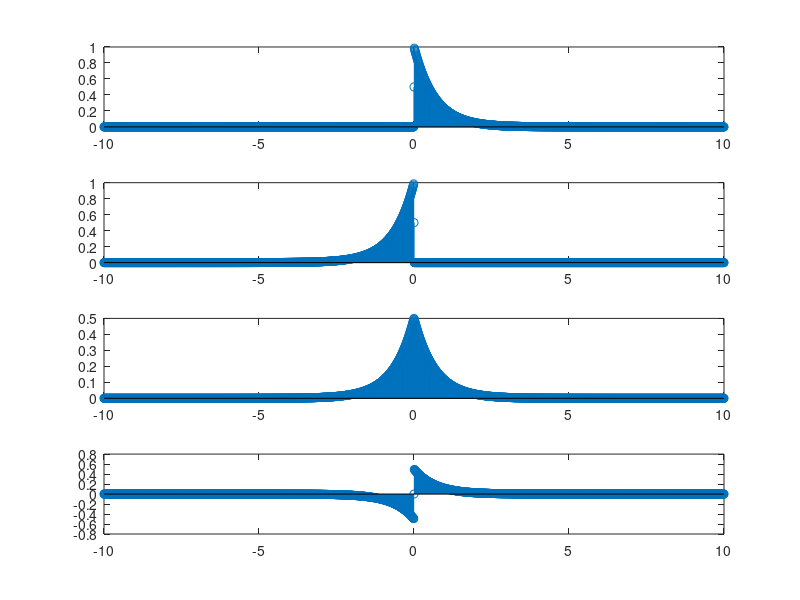

MATLAB code to generate this figure:
clear all;
clc;
t= -10:.01:10;
u = .5*sign(t)+0.5;
%u = [zeros(1,10),ones(1,11)];
x = exp(-1.5*t).*u;
subplot(4,1,1);
stem(t,x);

x1= fliplr(x);
subplot(4,1,2);
stem(t,x1);

xe = 0.5 *(x+x1);
subplot(4,1,3);
stem(t,xe);

xo = 0.5*(x-x1);
subplot(4,1,4);
stem(t,xo);
